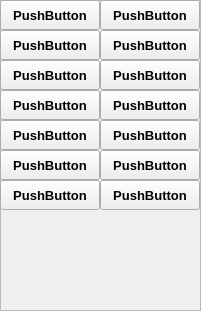
   <widget class="QFrame" name="frame_2">
    <property name="geometry">
     <rect>
      <x>220</x>
      <y>190</y>
      <width>201</width>
      <height>311</height>
     </rect>
    </property>
    <property name="frameShape">
     <enum>QFrame::StyledPanel</enum>
    </property>
    <property name="frameShadow">
     <enum>QFrame::Raised</enum>
    </property>
    <widget class="QPushButton" name="PB_Item">
     <property name="geometry">
      <rect>
       <x>0</x>
       <y>0</y>
       <width>100</width>
       <height>30</height>
      </rect>
     </property>
     <property name="font">
      <font>
       <pointsize>10</pointsize>
       <weight>75</weight>
       <bold>true</bold>
      </font>
     </property>
     <property name="text">
      <string>PushButton</string>
     </property>
    </widget>
    <widget class="QPushButton" name="PB_Item_2">
     <property name="geometry">
      <rect>
       <x>100</x>
       <y>0</y>
       <width>100</width>
       <height>30</height>
      </rect>
     </property>
     <property name="font">
      <font>
       <pointsize>10</pointsize>
       <weight>75</weight>
       <bold>true</bold>
      </font>
     </property>
     <property name="text">
      <string>PushButton</string>
     </property>
    </widget>
    <widget class="QPushButton" name="PB_Item_3">
     <property name="geometry">
      <rect>
       <x>0</x>
       <y>30</y>
       <width>100</width>
       <height>30</height>
      </rect>
     </property>
     <property name="font">
      <font>
       <pointsize>10</pointsize>
       <weight>75</weight>
       <bold>true</bold>
      </font>
     </property>
     <property name="text">
      <string>PushButton</string>
     </property>
    </widget>
    <widget class="QPushButton" name="PB_Item_4">
     <property name="geometry">
      <rect>
       <x>100</x>
       <y>30</y>
       <width>100</width>
       <height>30</height>
      </rect>
     </property>
     <property name="font">
      <font>
       <pointsize>10</pointsize>
       <weight>75</weight>
       <bold>true</bold>
      </font>
     </property>
     <property name="text">
      <string>PushButton</string>
     </property>
    </widget>
    <widget class="QPushButton" name="PB_Item_5">
     <property name="geometry">
      <rect>
       <x>0</x>
       <y>60</y>
       <width>100</width>
       <height>30</height>
      </rect>
     </property>
     <property name="font">
      <font>
       <pointsize>10</pointsize>
       <weight>75</weight>
       <bold>true</bold>
      </font>
     </property>
     <property name="text">
      <string>PushButton</string>
     </property>
    </widget>
    <widget class="QPushButton" name="PB_Item_6">
     <property name="geometry">
      <rect>
       <x>100</x>
       <y>60</y>
       <width>100</width>
       <height>30</height>
      </rect>
     </property>
     <property name="font">
      <font>
       <pointsize>10</pointsize>
       <weight>75</weight>
       <bold>true</bold>
      </font>
     </property>
     <property name="text">
      <string>PushButton</string>
     </property>
    </widget>
    <widget class="QPushButton" name="PB_Item_7">
     <property name="geometry">
      <rect>
       <x>0</x>
       <y>90</y>
       <width>100</width>
       <height>30</height>
      </rect>
     </property>
     <property name="font">
      <font>
       <pointsize>10</pointsize>
       <weight>75</weight>
       <bold>true</bold>
      </font>
     </property>
     <property name="text">
      <string>PushButton</string>
     </property>
    </widget>
    <widget class="QPushButton" name="PB_Item_8">
     <property name="geometry">
      <rect>
       <x>100</x>
       <y>90</y>
       <width>100</width>
       <height>30</height>
      </rect>
     </property>
     <property name="font">
      <font>
       <pointsize>10</pointsize>
       <weight>75</weight>
       <bold>true</bold>
      </font>
     </property>
     <property name="text">
      <string>PushButton</string>
     </property>
    </widget>
    <widget class="QPushButton" name="PB_Item_9">
     <property name="geometry">
      <rect>
       <x>0</x>
       <y>120</y>
       <width>100</width>
       <height>30</height>
      </rect>
     </property>
     <property name="font">
      <font>
       <pointsize>10</pointsize>
       <weight>75</weight>
       <bold>true</bold>
      </font>
     </property>
     <property name="text">
      <string>PushButton</string>
     </property>
    </widget>
    <widget class="QPushButton" name="PB_Item_10">
     <property name="geometry">
      <rect>
       <x>100</x>
       <y>120</y>
       <width>100</width>
       <height>30</height>
      </rect>
     </property>
     <property name="font">
      <font>
       <pointsize>10</pointsize>
       <weight>75</weight>
       <bold>true</bold>
      </font>
     </property>
     <property name="text">
      <string>PushButton</string>
     </property>
    </widget>
    <widget class="QPushButton" name="PB_Item_11">
     <property name="geometry">
      <rect>
       <x>0</x>
       <y>150</y>
       <width>100</width>
       <height>30</height>
      </rect>
     </property>
     <property name="font">
      <font>
       <pointsize>10</pointsize>
       <weight>75</weight>
       <bold>true</bold>
      </font>
     </property>
     <property name="text">
      <string>PushButton</string>
     </property>
    </widget>
    <widget class="QPushButton" name="PB_Item_12">
     <property name="geometry">
      <rect>
       <x>100</x>
       <y>150</y>
       <width>100</width>
       <height>30</height>
      </rect>
     </property>
     <property name="font">
      <font>
       <pointsize>10</pointsize>
       <weight>75</weight>
       <bold>true</bold>
      </font>
     </property>
     <property name="text">
      <string>PushButton</string>
     </property>
    </widget>
    <widget class="QPushButton" name="PB_Item_13">
     <property name="geometry">
      <rect>
       <x>0</x>
       <y>180</y>
       <width>100</width>
       <height>30</height>
      </rect>
     </property>
     <property name="font">
      <font>
       <pointsize>10</pointsize>
       <weight>75</weight>
       <bold>true</bold>
      </font>
     </property>
     <property name="text">
      <string>PushButton</string>
     </property>
    </widget>
    <widget class="QPushButton" name="PB_Item_14">
     <property name="geometry">
      <rect>
       <x>100</x>
       <y>180</y>
       <width>100</width>
       <height>30</height>
      </rect>
     </property>
     <property name="font">
      <font>
       <pointsize>10</pointsize>
       <weight>75</weight>
       <bold>true</bold>
      </font>
     </property>
     <property name="text">
      <string>PushButton</string>
     </property>
    </widget>
   </widget>
